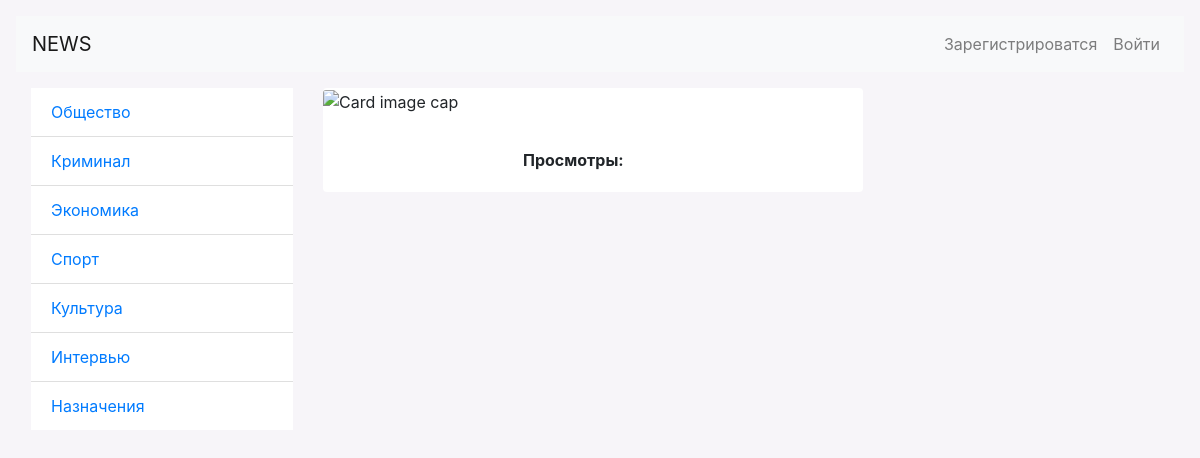
The page /comment/3/ on the database its author committed.
### main/models.py (models this page shows, shortened)
class Category(models.Model):
    name = models.CharField(max_length=250, verbose_name='Название категории')
    class Meta:
        verbose_name = 'Категория'
        verbose_name_plural = 'Категории'

### main/views.py (the view, shortened to what this page needs)
# urls.py: path('comment/<int:pk>/', CreateCommentView.as_view(), name='create_comment')
class CreateCommentView(FormView):
    form_class = CommentForm
    template_name = 'main/news_detail.html'

### main/templatetags/category_tags.py (called while the page is built)
@register.simple_tag()
def get_categories():
    return Category.objects.all()

### main/templates/main/news_detail.html (shortened to what this page needs)
{% extends 'base.html' %}
{% load static %}
{% load category_tags %}
{% block category%}
<ul class="list-group list-group-flush">
    {% get_categories as categories %}
    {% for category in categories %}
    <li class="list-group-item">
        <a href="{% url 'news_by_categories' category.id %}">{{ category.name }}</a>
    </li>
    {% endfor %}
</ul>
{% endblock category%}
{% block main %}
<div class="card mb-3" style="max-width: 540px; border: None;">
    <div class="row no-gutters">
        <div class="col-md-4">
            <img class="card-img" src="{{ news.photo.url }}" alt="Card image cap">
        </div>
        <div class="col-md-8">
            <div class="card-body">
                <br>
                <b>{{ news.created_at }} Просмотры: {{ news.views }}</b>
            </div>
        </div>
    </div>
</div>
{% endblock main %}

### rows shown on the page
Category: name "Общество"
Category: name "Криминал"
Category: name "Экономика"
Category: name "Спорт"
Category: name "Культура"
Category: name "Интервью"
Category: name "Назначения"
